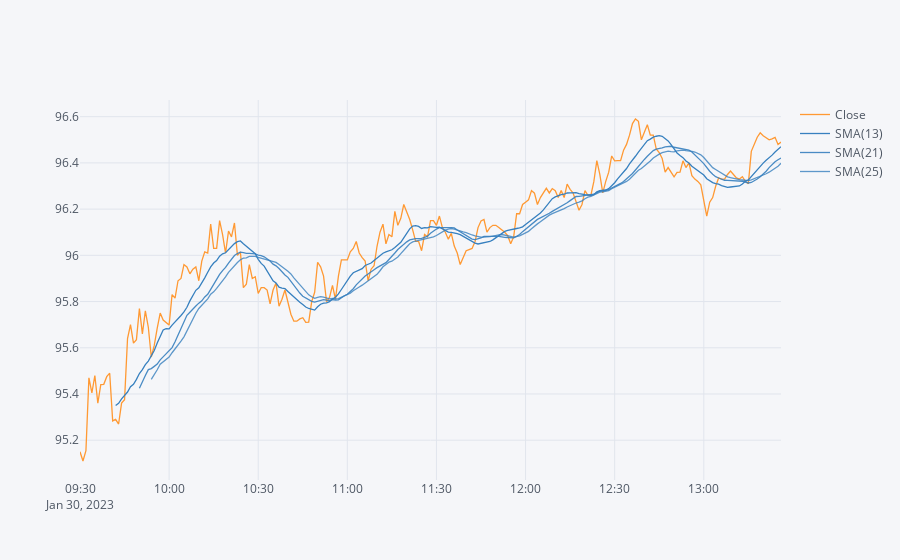

Write notebook code for a chart like this one.
### Code cell
#Simple Moving Average Plot
MS['Close'].ta_plot(study='sma', periods=[13,21,25])

### Figure 1 — Plotly figure (JSON) as saved in the notebook; plotly's stock layout.template omitted (floating-point values rounded to 4 significant figures; data arrays with more than 128 entries replaced by an {"elided": "..."} marker saying what was removed)
{"data": [{"line": {"color": "rgba(255, 153, 51, 1.0)", "dash": "solid", "shape": "linear", "width": 1.3}, "mode": "lines", "name": "Close", "text": "", "type": "scatter", "x": {"elided": "237 str values"}, "y": {"elided": "237 float values"}}, {"line": {"color": "rgba(55, 128, 191, 1.0)", "dash": "solid", "shape": "linear", "width": 1.3}, "mode": "lines", "name": "SMA(13)", "text": "", "type": "scatter", "x": {"elided": "237 str values"}, "y": {"elided": "237 mixed values"}}, {"line": {"color": "rgba(55, 128, 191, 0.8999999999999999)", "dash": "solid", "shape": "linear", "width": 1.3}, "mode": "lines", "name": "SMA(21)", "text": "", "type": "scatter", "x": {"elided": "237 str values"}, "y": {"elided": "237 mixed values"}}, {"line": {"color": "rgba(55, 128, 191, 0.7999999999999998)", "dash": "solid", "shape": "linear", "width": 1.3}, "mode": "lines", "name": "SMA(25)", "text": "", "type": "scatter", "x": {"elided": "237 str values"}, "y": {"elided": "237 mixed values"}}], "layout": {"autosize": true, "legend": {"bgcolor": "#F5F6F9", "font": {"color": "#4D5663"}}, "paper_bgcolor": "#F5F6F9", "plot_bgcolor": "#F5F6F9", "title": {"font": {"color": "#4D5663"}}, "xaxis": {"autorange": true, "gridcolor": "#E1E5ED", "range": ["2023-01-30 09:30", "2023-01-30 13:26"], "showgrid": true, "tickfont": {"color": "#4D5663"}, "title": {"font": {"color": "#4D5663"}, "text": ""}, "type": "date", "zerolinecolor": "#E1E5ED"}, "yaxis": {"autorange": true, "gridcolor": "#E1E5ED", "range": [95.03, 96.67], "showgrid": true, "tickfont": {"color": "#4D5663"}, "title": {"font": {"color": "#4D5663"}, "text": ""}, "type": "linear", "zerolinecolor": "#E1E5ED"}}}
